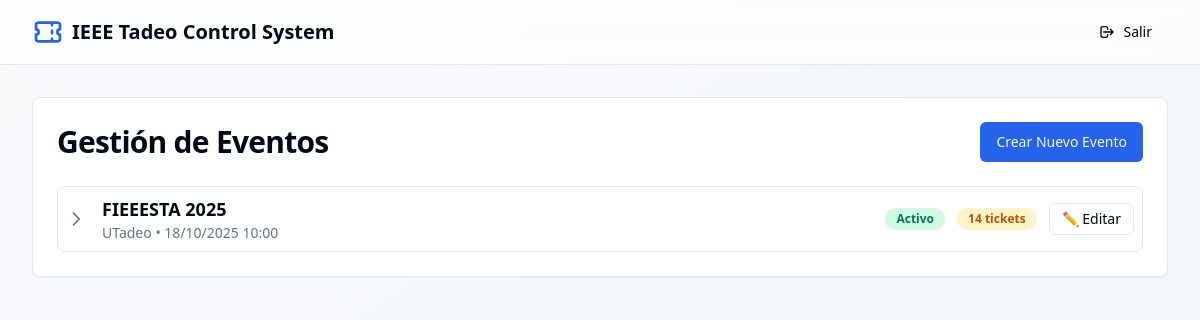
Page /admin/events on the earlier database version.
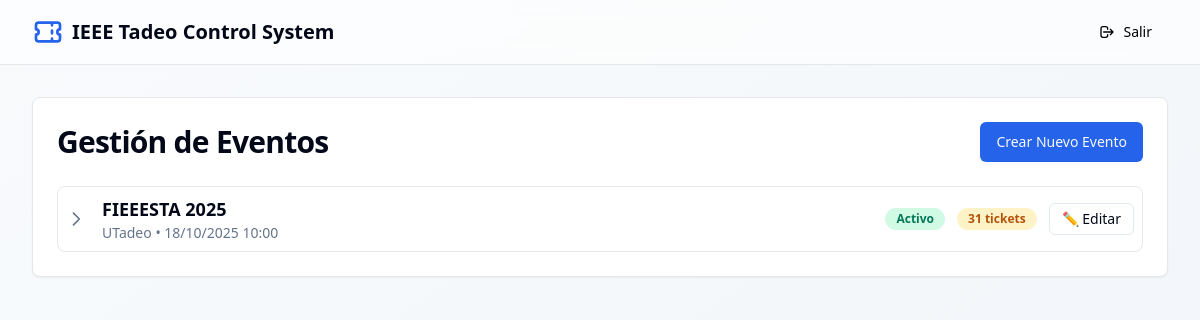
Same page on the later database version.
### models.py (models this page shows)
class Event(Base):
    __tablename__ = "events"
    id = Column(Integer, primary_key=True, index=True)
    name = Column(String, nullable=False)
    description = Column(Text, nullable=True)
    location = Column(String, nullable=False)
    event_date = Column(DateTime, nullable=False)
    created_at = Column(DateTime, default=datetime.utcnow)
    is_active = Column(Boolean, default=True)
    tickets = relationship("Ticket", back_populates="event")

### main.py (the view)
@app.get("/admin/events", response_class=HTMLResponse)
async def admin_events(
    request: Request,
    db: Session = Depends(get_db)
):
    events = db.query(
        models.Event,
        func.count(models.Ticket.id).label('ticket_count')
    ).outerjoin(models.Ticket).group_by(models.Event.id).all()
    events_list = []
    for event, ticket_count in events:
        event_dict = event.__dict__.copy()
        event_dict['ticket_count'] = ticket_count
        events_list.append(type('Event', (), event_dict))
    return templates.TemplateResponse("events.html", {
        "request": request,
        "events": events_list
    })

### templates/events.html (shortened to what this page needs)
{% extends "base.html" %}
{% block content %}
<div class="rounded-lg border bg-card text-card-foreground shadow-sm">
    <div class="p-6">
        <div class="flex items-center justify-between mb-6">
            <h2 class="text-3xl font-bold tracking-tight">Gestión de Eventos</h2>
            <button class="inline-flex items-center justify-center rounded-md text-sm font-medium ring-offset-background transition-colors focus-visible:outline-none focus-visible:ring-2 focus-visible:ring-ring focus-visible:ring-offset-2 disabled:pointer-events-none disabled:opacity-50 bg-primary text-primary-foreground hover:bg-primary/90 h-10 px-4 py-2" onclick="openModal()">
                Crear Nuevo Evento
            </button>
        </div>
        {% if events %}
        <div class="space-y-4">
            {% for event in events %}
            <div class="rounded-lg border bg-white">
                <div class="p-2 cursor-pointer hover:bg-slate-50 transition-colors" onclick="toggleEventDetails({{ event.id }})">
                    <div class="flex items-center justify-between">
                        <div class="flex items-center space-x-4">
                            <svg class="w-5 h-5 text-muted-foreground transition-transform duration-200" id="icon-{{ event.id }}" fill="none" stroke="currentColor" viewBox="0 0 24 24">
                                <path stroke-linecap="round" stroke-linejoin="round" stroke-width="2" d="M9 5l7 7-7 7"></path>
                            </svg>
                            <div>
                                <h3 class="font-semibold text-lg">{{ event.name }}</h3>
                                <p class="text-sm text-muted-foreground">{{ event.location }} • {{ event.event_date.strftime('%d/%m/%Y %H:%M') }}</p>
                            </div>
                        </div>
                        <div class="flex items-center space-x-3">
                            {% if event.is_active %}
                            <span class="inline-flex items-center rounded-full border border-transparent bg-emerald-100 text-emerald-700 px-2.5 py-0.5 text-xs font-semibold">Activo</span>
                            {% else %}
                            <span class="inline-flex items-center rounded-full border border-transparent bg-red-100 text-red-700 px-2.5 py-0.5 text-xs font-semibold">Inactivo</span>
                            {% endif %}
                            <span class="inline-flex items-center rounded-full border border-transparent bg-amber-100 text-amber-700 px-2.5 py-0.5 text-xs font-semibold">{{ event.ticket_count }} tickets</span>
                            <a href="/admin/events/{{ event.id }}/edit" onclick="event.stopPropagation()" class="inline-flex items-center justify-center rounded-md text-sm font-medium ring-offset-background transition-colors focus-visible:outline-none focus-visible:ring-2 focus-visible:ring-ring focus-visible:ring-offset-2 disabled:pointer-events-none disabled:opacity-50 border border-input bg-background hover:bg-accent hover:text-accent-foreground h-8 px-3 py-1">
                                ✏️ Editar
                            </a>
                        </div>
                    </div>
                </div>
            </div>
            {% endfor %}
        </div>
        {% else %}
        <p class="text-center text-muted-foreground py-8">No hay eventos creados</p>
        {% endif %}
    </div>
</div>
{% endblock %}

### templates/base.html (shortened to what this page needs)
<!DOCTYPE html>
<html lang="es">
<head>
    <link rel="stylesheet" href="https://cdnjs.cloudflare.com/ajax/libs/font-awesome/6.4.0/css/all.min.css">
    <script src="https://cdn.tailwindcss.com"></script>
</head>
<body class="min-h-screen bg-gradient-to-br from-slate-50 to-slate-100">
    <nav class="border-b bg-white/95 backdrop-blur supports-[backdrop-filter]:bg-white/60 sticky top-0 z-50">
        <div class="w-full px-4 sm:px-6 lg:px-8">
            <div class="flex justify-between items-center h-16">
                <div class="flex items-center space-x-2">
                    <svg class="w-8 h-8 text-primary" fill="none" stroke="currentColor" viewBox="0 0 24 24">
                        <path stroke-linecap="round" stroke-linejoin="round" stroke-width="2" d="M15 5v2m0 4v2m0 4v2M5 5a2 2 0 00-2 2v3a2 2 0 110 4v3a2 2 0 002 2h14a2 2 0 002-2v-3a2 2 0 110-4V7a2 2 0 00-2-2H5z"></path>
                    </svg>
                    <span class="text-xl font-semibold text-foreground hidden sm:inline">IEEE Tadeo Control System</span>
                </div>
                <div class="hidden lg:flex items-center space-x-1" id="navbar-menu">
                    <button onclick="logout()" class="inline-flex items-center justify-center rounded-md text-sm font-medium transition-colors focus-visible:outline-none focus-visible:ring-2 focus-visible:ring-ring disabled:pointer-events-none disabled:opacity-50 hover:bg-destructive hover:text-destructive-foreground h-9 px-4 py-2">
                        <svg class="w-4 h-4 mr-2" fill="none" stroke="currentColor" viewBox="0 0 24 24">
                            <path stroke-linecap="round" stroke-linejoin="round" stroke-width="2" d="M17 16l4-4m0 0l-4-4m4 4H7m6 4v1a3 3 0 01-3 3H6a3 3 0 01-3-3V7a3 3 0 013-3h4a3 3 0 013 3v1"></path>
                        </svg>
                        Salir
                    </button>
                </div>
            </div>
        </div>
    </nav>
    <main class="w-full mx-auto px-4 sm:px-6 lg:px-8 py-8">
        {% block content %}{% endblock %}
    </main>
</body>
</html>

Differences in the rows shown:
changed Event "UTadeo": ticket_count "14" → "31"
